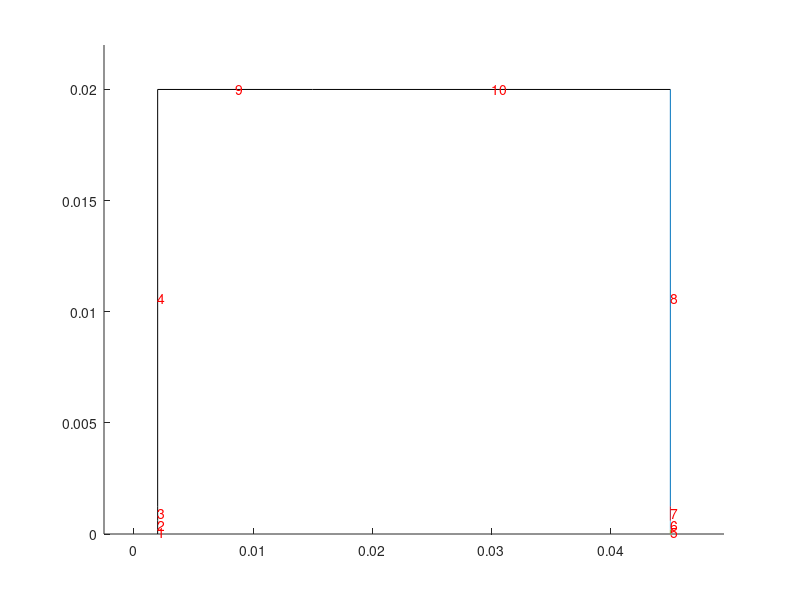

This figure's MATLAB source:
function [ ] = cylindricalMeshGenerator( )
% Creates structured hex butterfly mesh for OpenFOAM blockMeshDict

% manual uses the command window to enter input data, auto uses the input data in the .m file
    rData= input('0 - manual input, 1 - auto input: ');

    if rData
        % Give array of coordinates along the symmetry axis (in [ ... ] format)
        z= [2.0e-3,15e-3,45e-3];
        % Give array of coordinates along the radial axis, excluding r=0 (in [ ... ] format)
        r= [0.2e-3,0.6e-3,1.25e-3,20e-3];
        % Give array of BLOCKS to be excluded (in [ ... ] format)
        B=[];
        % Give axial mesh distribution
        MSHz=[70,220];
        % Give axial mesh grading
        GRDNGz= [1,3];
        % Give radial mesh distribution
        MSHr=[6,4,60,80];
        % Give radial mesh grading
        GRDNGr=[1,1,1,10];
        % Give convertToMeters
        convertToMeters=1;
        % Give arc rate of 1st block, default is 0.5 (1 for circle, 0 for square)
        rate1st=0.5;
        % Complete the 'Boundary' section in the blockMeshDict?
        iRunBs=1;
        % Define up to   9   Boundaries
        % Give names of Boundaries
        name1='gasInlet';
        name2='dielInlet';
        name3='airInlet';
        name4='outlet';
        name5='topBoundary';
        % Give types of Boundaries, 1 - wall, 2 - inlet, 3 - outlet, 4 - patch
        types=[2,4,4,4,3];
        % Give faces of Boundaries
        bounds1=[1,2];
        bounds2=[3];
        bounds3=[4];
        bounds4=[5,6,7,8];
        bounds5=[9,10];


        iz=length(z);
        ir=length(r);
    else
        rData=0;
        z=input('Give array of coordinates along the symmetry axis (in [ ... ] format): ');
        r=input('Give array of coordinates along the radial axis, excluding r=0 (in [ ... ] format): ');

        iz=length(z);
        ir=length(r);

    %Geometry
        plotBlocks(z,r);
        B=input('Give array of BLOCKS to be excluded (in [ ... ] format): ');



    %Meshing

        plotMesh(z,r);
        [ MSHz , GRDNGz , MSHr , GRDNGr ] = createMesh(z,r);


        convertToMeters = input('Give convertToMeters, default is 1: ');
        if isempty( convertToMeters )
            convertToMeters = 1;
        end
    end

    fID=fopen('blockMeshDict','w');
    fprintf(fID,'/*--------------------------------*- C++ -*----------------------------------*\\ \n');
    fprintf(fID,'  =========                 |\n');
    fprintf(fID,'  \\\\      /  F ield         | OpenFOAM: The Open Source CFD Toolbox\n');
    fprintf(fID,'   \\\\    /   O peration     | Website:  https://openfoam.org\n');
    fprintf(fID,'    \\\\  /    A nd           | Version:  7\n');
    fprintf(fID,'     \\\\/     M anipulation  |\n');
    fprintf(fID,'\\*---------------------------------------------------------------------------*/\n');
    fprintf(fID,'FoamFile\n{\nversion     2.0;\nformat      ascii;\nclass       dictionary;\nobject      blockMeshDict;\n}\n// * * * * * * * * * * * * * * * * * * * * * * * * * * * * * * * * * * * * * //\n\nconvertToMeters %8.4e;\n\n',convertToMeters);

    % Points

    fprintf(fID,'vertices\n(\n');
    count=0;
    s2=sqrt(2);
    for i=1:ir
        for j=1:iz
            fprintf(fID,'(%12.8e  %12.8e %12.8e)  // p%3i \n',-r(i)/s2,-r(i)/s2,z(j),count);
            count=count+1;
            fprintf(fID,'(%12.8e  %12.8e %12.8e)  // p%3i \n', r(i)/s2,-r(i)/s2,z(j),count);
            count=count+1;
            fprintf(fID,'(%12.8e  %12.8e %12.8e)  // p%3i \n', r(i)/s2, r(i)/s2,z(j),count);
            count=count+1;
            fprintf(fID,'(%12.8e  %12.8e %12.8e)  // p%3i \n',-r(i)/s2, r(i)/s2,z(j),count);
            count=count+1;
        end
    end

    %Blocks
    fprintf(fID,');\n\nblocks\n(\n');
    count=0;
    for j=1:iz-1
        if isempty(find(B==count))
            base = count;
            fprintf(fID,'    hex (%3i  %3i  %3i  %3i  %3i  %3i  %3i  %3i)( %4i %4i %4i ) simpleGrading ( %2i %2i %2i ) // block %2i \n',4*base,4*base+1,4*base+2,4*base+3,4*base+4,4*base+5,4*base+6,4*base+7,2*MSHr(1),2*MSHr(1),MSHz(j),1,1,GRDNGz(j),count);
        end
        count=count+1;
    end
    count1_4=count;
    for i=1:ir-1
        for j=1:iz-1
            if isempty(find(B==count1_4))
                base1 = iz*(i-1)*4+(j-1)*4;
                base2 = iz*i*4+(j-1)*4;
                fprintf(fID,'    hex (%3i  %3i  %3i  %3i  %3i  %3i  %3i  %3i)( %4i %4i %4i ) simpleGrading ( %2i %2i %2i ) // block %2i \n',base1+1,base1,  base2,  base2+1,base1+5,base1+4,base2+4,base2+5,2*MSHr(1),MSHr(i+1),MSHz(j),1,GRDNGr(i+1),GRDNGz(j),count);
                count=count+1;
                fprintf(fID,'    hex (%3i  %3i  %3i  %3i  %3i  %3i  %3i  %3i)( %4i %4i %4i ) simpleGrading ( %2i %2i %2i ) // block %2i \n',base1+2,base1+1,base2+1,base2+2,base1+6,base1+5,base2+5,base2+6,2*MSHr(1),MSHr(i+1),MSHz(j),1,GRDNGr(i+1),GRDNGz(j),count);
                count=count+1;
                fprintf(fID,'    hex (%3i  %3i  %3i  %3i  %3i  %3i  %3i  %3i)( %4i %4i %4i ) simpleGrading ( %2i %2i %2i ) // block %2i \n',base1+3,base1+2,base2+2,base2+3,base1+7,base1+6,base2+6,base2+7,2*MSHr(1),MSHr(i+1),MSHz(j),1,GRDNGr(i+1),GRDNGz(j),count);
                count=count+1;
                fprintf(fID,'    hex (%3i  %3i  %3i  %3i  %3i  %3i  %3i  %3i)( %4i %4i %4i ) simpleGrading ( %2i %2i %2i ) // block %2i \n',base1  ,base1+3,base2+3,base2,  base1+4,base1+7,base2+7,base2+4,2*MSHr(1),MSHr(i+1),MSHz(j),1,GRDNGr(i+1),GRDNGz(j),count);
                count=count+1;
            end
            count1_4=count1_4+1;
        end
    end

    %Edges
    fprintf(fID,');\n\nedges\n(\n');
    if ~rData
        rate1st = input('Give arc rate of 1st block, default is 0.5 (1 for circle, 0 for square): ');
    end
    if isempty(rate1st);
        rate1st=0.5;
    end
    for j=1:iz
        base = (j-1)*4;
        arc=r(1)*(rate1st+(1-rate1st)/s2);
        fprintf(fID,'    arc %3i  %3i  (%12.8e  %12.8e %12.8e)\n', base  , base+1,0,-arc,z(j));
        fprintf(fID,'    arc %3i  %3i  (%12.8e  %12.8e %12.8e)\n', base+1, base+2, arc,0,z(j));
        fprintf(fID,'    arc %3i  %3i  (%12.8e  %12.8e %12.8e)\n', base+2, base+3,0, arc,z(j));
        fprintf(fID,'    arc %3i  %3i  (%12.8e  %12.8e %12.8e)\n', base+3, base  ,-arc,0,z(j));
    end

    for i=2:ir
        for j=1:iz
            base = iz*(i-1)*4+(j-1)*4;
            arc=r(i);%r(1)*(rate1st+(1-rate1st)/s2);
            fprintf(fID,'    arc %3i  %3i  (%12.8e  %12.8e %12.8e)\n', base  , base+1,0,-arc,z(j));
            fprintf(fID,'    arc %3i  %3i  (%12.8e  %12.8e %12.8e)\n', base+1, base+2, arc,0,z(j));
            fprintf(fID,'    arc %3i  %3i  (%12.8e  %12.8e %12.8e)\n', base+2, base+3,0, arc,z(j));
            fprintf(fID,'    arc %3i  %3i  (%12.8e  %12.8e %12.8e)\n', base+3, base  ,-arc,0,z(j));
        end
    end

    %Boundary

    if ~rData
        iRunBs=input('0 - stop, 1 - give boundaries: ');
        if isempty(iRunBs)
            iRunBs=0;
        end
    end

    fprintf(fID,');\n\nboundary\n(\n');

    [Bs,nBs]=Boundaries(z,r,B);

    if iRunBs

        checkBs=1:nBs;
        type=['wall  ';'inlet ';'outlet';'patch '];
        count=0;

        while find(checkBs)
            count=count+1;
            if ~rData
                name = input('Give boundary name (in ''...''): ');
                itype = input('Choose BC type 1 - wall, 2 - inlet, 3 - outlet, 4 - patch : ');
                while itype<1 || itype>4
                    itype = input('Incorrect Type!! Choose BC type 1 - wall, 2 - input, 3 - output, 4 - patch: ');
                end
                bounds = input('Give array of boundary faces (in [ ... ] format): ');
            else
                itype=types(count);
                switch count
                    case 1
                        name = name1; bounds = bounds1;
                    case 2
                        name = name2; bounds = bounds2;
                    case 3
                        name = name3; bounds = bounds3;
                    case 4
                        name = name4; bounds = bounds4;
                    case 5
                        name = name5; bounds = bounds5;
                    case 6
                        name = name6; bounds = bounds6;
                    case 7
                        name = name7; bounds = bounds7;
                    case 8
                        name = name8; bounds = bounds8;
                    case 9
                        name = name9; bounds = bounds9;
                end
            end

            for i=1:length(bounds)
                checkBs(find(checkBs == bounds(i)))=0;
            end

            fprintf(fID,'   %s\n   {\n      type %s;\n      faces (\n',name,type(itype,:));
            for i=1:length(bounds)
                if isempty(find(Bs(bounds(i),5:12)))
                    fprintf(fID,'         (%3i %3i %3i %3i)\n',Bs(bounds(i),1:4));
                else
                    fprintf(fID,'         (%3i %3i %3i %3i)\n         (%3i %3i %3i %3i)\n         (%3i %3i %3i %3i)\n         (%3i %3i %3i %3i)\n',Bs(bounds(i),:));
                end
            end
            
            if ~rData
                disp('Remaining boundary faces:')            
                disp(checkBs(find(checkBs)))
            end

            fprintf(fID,'      );\n   }\n');
        end
    end
    fprintf(fID,');\n\nmergePatchPairs();');
    fclose(fID);

end
function [  ] = plotBlocks(z,r)
%UNTITLED Summary of this function goes here
%   Detailed explanation goes here

    iz=length(z);
    ir=length(r);
    close all;
    figure;
    axis([min(z)-0.1*abs(max(z)) , max(z)+0.1*abs(max(z)), 0 , max(r)+0.1*abs(max(r))]);
    hold;
    
    x=[min(z),max(z)];
    for i=1:ir
        y=[r(i),r(i)];
        plot(x,y);
    end
    y=[0,max(r)];
    for i=1:iz
        x=[z(i),z(i)];
        plot(x,y);
    end

    count=0;
    for j=1:iz-1
        text((z(j)+z(j+1))/2,(0+r(1))/2,num2str(count),'Color','red');
        count=count+1;
    end
    for i=1:ir-1
        for j=1:iz-1
            text((z(j)+z(j+1))/2,(r(i)+r(i+1))/2,num2str(count),'Color','red');
            count=count+1;
        end
    end
    hold;

end

function [  ] = plotMesh( z,r )
%UNTITLED2 Summary of this function goes here
%   Detailed explanation goes here

    iz=length(z);
    ir=length(r);
    close all;
    figure;
    axis([min(z)-0.1*abs(max(z)) , max(z)+0.1*abs(max(z)), 0 , max(r)+0.1*abs(max(r))]);
    hold;
    
    x=[min(z),max(z)];
    for i=1:ir
        y=[r(i),r(i)];
        plot(x,y);
    end
    y=[0,max(r)];
    for i=1:iz
        x=[z(i),z(i)];
        plot(x,y);
    end
    count=0;
    for j=1:iz-1
        text((z(j)+z(j+1))/2,0,num2str(count),'Color','red');
        count=count+1;
    end
    text(z(1),r(1)/2,num2str(count),'Color','red');
    count=count+1;
    for i=1:ir-1
        text(z(1),(r(i)+r(i+1))/2,num2str(count),'Color','red');
        count=count+1;
    end
    hold;

end


function [ MSHz , GRDNGz , MSHr , GRDNGr ] = createMesh( z,r )
%UNTITLED3 Summary of this function goes here
%   Detailed explanation goes here

    iz=length(z);
    ir=length(r);
    
    expon = 0.75;
    iniEst=50;
    estimate = round((z(2)-z(1))/max(z)*iniEst)+1;
    MSHz = input(['Give mesh size for face 0, default is ',num2str(estimate),': ']);
    if isempty(MSHz)
        MSHz=estimate;
    end
    GRDNGz = input(['Give grading for faces 0 - ',num2str(iz-2),',default is [ones] (in [ ... ] format): ']);
    if isempty(GRDNGz)
        GRDNGz = ones(1,iz-1);
    end
    while length(GRDNGz)~=iz-1
        GRDNGz = input(['Icorrect array length!! Give grading for faces 0 - ',num2str(iz-2),',default is [ones] (in [ ... ] format): ']);
    end
    for i=2:iz-1
        MSHz(i)= round(MSHz(i-1)*(z(i+1)-z(i))/(z(i)-z(i-1))/GRDNGz(i)^expon)+1;
    end
    disp('Estimated axial mesh distribution:')
    disp(MSHz)
    temp = input('Update axial mesh distribution, or press ENTER to continue: ');
    if ~isempty(temp)
        MSHz=temp;
    end

    estimate = round(r(1)/max(r)*(max(r)/max(z)*iniEst))+1;
    MSHr = input(['Give mesh size for face 0, default is ',num2str(estimate),': ']);
    if isempty(MSHr)
        MSHr=estimate;
    end
    GRDNGr = input(['Give grading for faces ',num2str(iz-1),' - ',num2str(iz+ir-2),',default is [ones] (in [ ... ] format): ']);
    if isempty(GRDNGr)
        GRDNGr = ones(1,ir);
    end
    while length(GRDNGr)~=ir
        GRDNGr = input(['Icorrect array length!! Give grading for faces ',num2str(iz-1),' - ',num2str(iz+ir-2),',default is [ones] (in [ ... ] format): ']);
    end
    if ir>1
        MSHr(2)= round(MSHr(1)*(r(2)-r(1))/r(1)/GRDNGr(2)^expon)+1;
    end
    for i=3:ir
        MSHr(i)= round(MSHr(i-1)*(r(i)-r(i-1))/(r(i-1)-r(i-2))/GRDNGr(i)^expon)+1;
    end
    disp('Estimated radial mesh distribution:')
    disp(MSHr)
    temp = input('Update radial mesh distribution, or press ENTER to continue: ');
    if ~isempty(temp)
        MSHr=temp;
    end

end

function [ Bs,count ] = Boundaries(  z,r,B  )
%UNTITLED Summary of this function goes here
%   Detailed explanation goes here


    iz=length(z);
    ir=length(r);
    BOU = blockBounds(z,r);
    figure;    
    axis([min(z)-0.1*abs(max(z)) , max(z)+0.1*abs(max(z)), 0 , max(r)+0.1*abs(max(r))]);
    hold;
    
    count = 1;
    
% Left Boundaries
    countL = 1;
    L=[];
    for j=0:ir-1
        base=j*(iz-1);
        i=0;
        if isempty(find(B==base+i));
            if base==0
                [L,countL] = base0L(L,countL,i);
            else
                [L,countL] = base1L(L,countL,base,i,iz);
            end
            plot([BOU(base+i+1,10),BOU(base+i+1,10)],BOU(base+i+1,11:12),'color','black');
            text(BOU(base+i+1,10),(BOU(base+i+1,11)+BOU(base+i+1,12))/2,num2str(count),'Color','red');
            count = count+1;
        end
        for i=1:iz-2
            if ~isempty(find(B==base+i-1)) && isempty(find(B==base+i));
                if base==0
                    [L,countL] = base0L(L,countL,i);
                else
                    [L,countL] = base1L(L,countL,base,i,iz);
                end
                plot([BOU(base+i+1,10),BOU(base+i+1,10)],BOU(base+i+1,11:12),'color','black');
                text(BOU(base+i+1,10),(BOU(base+i+1,11)+BOU(base+i+1,12))/2,num2str(count),'Color','red');
                count = count+1;
            end
        end
    end
    
% Right Boundaries
    countR = 1;
    R=[];
    for j=0:ir-1
        base=j*(iz-1);
        for i=1:iz-2
            if isempty(find(B==base+i-1)) && ~isempty(find(B==base+i));
                if base==0
                    [R,countR] = base0R(R,countR,i);
                else
                    [R,countR] = base1R(R,countR,base,i,iz);
                end
                plot([BOU(base+i,4),BOU(base+i,4)],BOU(base+i,5:6));
                text(BOU(base+i,4),(BOU(base+i,5)+BOU(base+i,6))/2,num2str(count),'Color','red');
                count = count+1;
            end
        end
        i = iz-1;
        if isempty(find(B==base+i-1));
            if base==0
                [R,countR] = base0R(R,countR,i);
            else
                [R,countR] = base1R(R,countR,base,i,iz);
            end
            plot([BOU(base+i,4),BOU(base+i,4)],BOU(base+i,5:6));
            text(BOU(base+i,4),(BOU(base+i,5)+BOU(base+i,6))/2,num2str(count),'Color','red');
            count = count+1;
        end
    end
    
% Up Boundaries
    countU = 1;
    U=[];
    for j=1:iz-1
        base=(ir-1)*(iz-1)+j-1;
        i=0;
        if isempty(find(B==base-i));
            [U,countU] = base1U(U,countU,ir-i,j,iz);
            plot(BOU(base+1,7:8),[BOU(base+1,9),BOU(base+1,9)],'color','black');
            text((BOU(base+1,7)+BOU(base+1,8))/2,BOU(base+1,9),num2str(count),'Color','red');
            count = count+1;
        end
         for i=1:ir-1
             if ~isempty(find(B==base-(i-1)*(iz-1))) && isempty(find(B==base-i*(iz-1)));
                [U,countU] = base1U(U,countU,ir-i,j,iz);
                plot(BOU(base-i*(iz-1)+1,7:8),[BOU(base-i*(iz-1)+1,9),BOU(base-i*(iz-1)+1,9)],'color','black');
                text((BOU(base-i*(iz-1)+1,7)+BOU(base-i*(iz-1)+1,8))/2,BOU(base-i*(iz-1)+1,9),num2str(count),'Color','red');
                count = count+1;
             end
         end
     end
    
% Down Boundaries
    countD = 1;
    D=[];
    for j=1:iz-1
        base=(ir-1)*(iz-1)+j-1;
        for i=1:ir-1
            if isempty(find(B==base-(i-1)*(iz-1))) && ~isempty(find(B==base-i*(iz-1)));
               [D,countD] = base1D(D,countD,ir-i,j,iz);
               plot(BOU(base-(i-1)*(iz-1)+1,1:2),[BOU(base-(i-1)*(iz-1)+1,3),BOU(base-(i-1)*(iz-1)+1,3)],'color','red');
               text((BOU(base-(i-1)*(iz-1)+1,1)+BOU(base-(i-1)*(iz-1)+1,2))/2,BOU(base-(i-1)*(iz-1)+1,3),num2str(count),'Color','red');
               count = count+1;
            end
        end
    end
    
    Bs = [L;R;U;D];
    count = count-1;
%L
%R
%U
%D
end

function [bou,count] = base0L(bou,count,i)
    bou(count,1:4)=i*4+3:-1:i*4;
    count = count+1;
end

function [bou,count] = base0R(bou,count,i)
    bou(count,1:4)=i*4:i*4+3;
    count = count+1;
end

function [bou,count] = base1L(bou,count,base,i,iz)
    base2=(base/(iz-1)-1)*iz*4+i*4;
    base1=base/(iz-1)*iz*4+i*4;
    bou(count,1:4)=[base1+1,base1  ,base2  ,base2+1];
    bou(count,5:8)=[base1+2,base1+1,base2+1,base2+2];
    bou(count,9:12)=[base1+3,base1+2,base2+2,base2+3];
    bou(count,13:16)=[base1  ,base1+3,base2+3,base2  ];
    count = count+1;
end


function [bou,count] = base1R(bou,count,base,i,iz)
    base1=(base/(iz-1)-1)*iz*4+i*4;
    base2=base/(iz-1)*iz*4+i*4;
    bou(count,1:4)=[base1+1,base1  ,base2  ,base2+1];
    bou(count,5:8)=[base1+2,base1+1,base2+1,base2+2];
    bou(count,9:12)=[base1+3,base1+2,base2+2,base2+3];
    bou(count,13:16)=[base1  ,base1+3,base2+3,base2  ];
    count = count+1;
end


function [bou,count] = base1U(bou,count,i,j,iz)
    base1=(i-1)*4*iz+4*(j);
    base2=(i-1)*4*iz+4*(j-1);
    bou(count,1:4)=[base1+1,base1  ,base2  ,base2+1];
    bou(count,5:8)=[base1+2,base1+1,base2+1,base2+2];
    bou(count,9:12)=[base1+3,base1+2,base2+2,base2+3];
    bou(count,13:16)=[base1  ,base1+3,base2+3,base2  ];
    count = count+1;
end
function [bou,count] = base1D(bou,count,i,j,iz)
    base1=(i-1)*4*iz+4*(j-1);
    base2=(i-1)*4*iz+4*(j);
    bou(count,1:4)=[base1+1,base1  ,base2  ,base2+1];
    bou(count,5:8)=[base1+2,base1+1,base2+1,base2+2];
    bou(count,9:12)=[base1+3,base1+2,base2+2,base2+3];
    bou(count,13:16)=[base1  ,base1+3,base2+3,base2  ];
    count = count+1;
end

function [ BOU ] = blockBounds( z,r )
%UNTITLED2 Summary of this function goes here
%   Detailed explanation goes here

    iz=length(z);
    ir=length(r);
    close all;
    
    ib = (iz-1)*ir;
    count = 1;
    for i = 1:iz-1
        BOU(count,1:3) = [z(i),z(i+1),0];
        BOU(count,4:6) = [z(i+1),0,r(1)];
        BOU(count,7:9) = [z(i),z(i+1),r(1)];
        BOU(count,10:12) = [z(i),0,r(1)];
        count = count + 1; 
    end
    
    for i = 1:ir-1
        for j = 1:iz-1
            BOU(count,1:3) = [z(j),z(j+1),r(i)];
            BOU(count,4:6) = [z(j+1),r(i),r(i+1)];
            BOU(count,7:9) = [z(j),z(j+1),r(i+1)];
            BOU(count,10:12) = [z(j),r(i),r(i+1)];
            count = count + 1;
        end
    end
end
